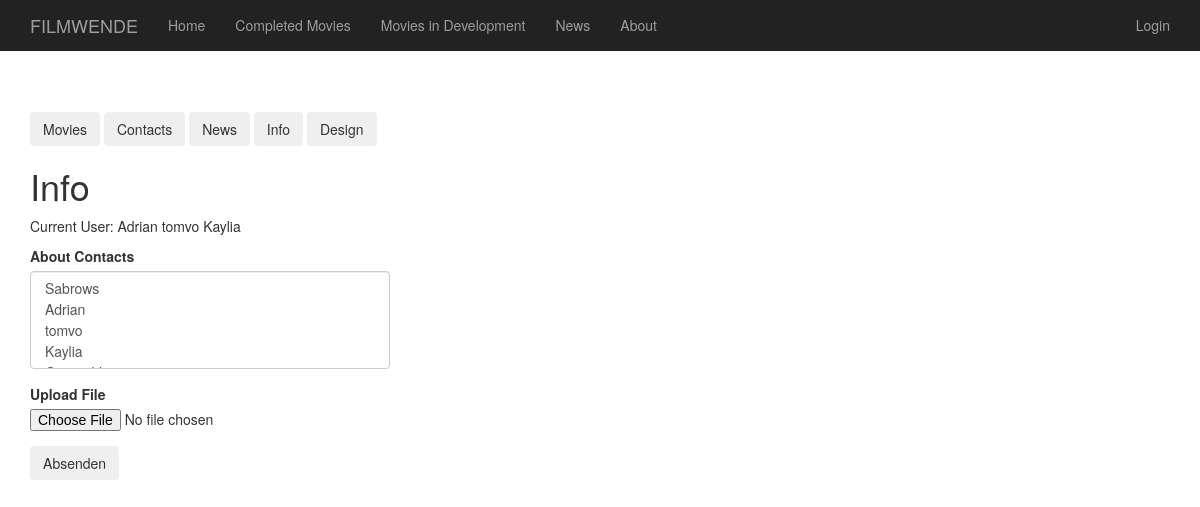
/dashboard_info, run on an earlier commit of the app's database.
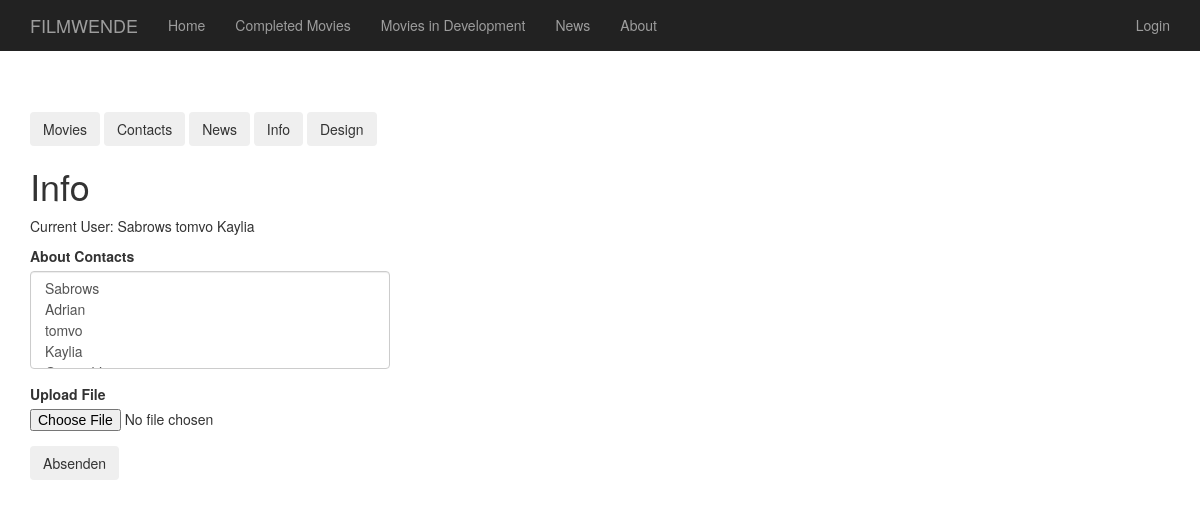
And on a later commit of the database.
### app/models.py (models this page shows, shortened)
class User(UserMixin, db.Model):
    id = db.Column(db.Integer, primary_key=True)
    username = db.Column(db.String(64), index=True, unique=True)
    email = db.Column(db.String(120), index=True, unique=True)
    password_hash = db.Column(db.String(128))
    posts = db.relationship('Post', backref='author', lazy='dynamic')
    isInAbout = db.Column(db.Integer)
    def get_about():
        users = []
        for user in User.query.filter(User.isInAbout == 1).all():
            usern_arr = user.username.split()
            if str(usern_arr[0]) != "General":
                user_obj = {
                    "username" : user.username,
                    "email" : user.email
                }
                users.append(user_obj)
        return users

### app/routes.py (the view, shortened to what this page needs)
@app.route('/dashboard_info',  methods=['GET', 'POST'])
def dashboard_info():
    about_users = User.get_about()
    form = AboutContactForm()
    form.about_contacts.choices = [(user.id, user.username) for user in User.query.all()]
    return render_template('dashboard_info.html',form=form, about_users=about_users)

### app/forms.py
class AboutContactForm(FlaskForm):
    about_contacts = SelectMultipleField(choices=[], coerce=int)
    upload_file = FileField()

### app/templates/dashboard_info.html
{% extends "base2.html" %}
{% import 'bootstrap/wtf.html' as wtf %}
{% block content %}
<div class="container">
  <div class="col"><hr></div>
  {% include '_dashboard.html' %}
  <h1>Info</h1>
  <p>Current User:
  {% if about_users | length > 0 %}
    {%for user in about_users%}
      {{user.username}}
    {%endfor%}
  {%else%}
    <i>No user yet.</i>
  {%endif%}
  </p>
  <form method="POST" enctype="multipart/form-data" action="" >
    <div class = "row">
      <div class = "col-md-4">
        <d1>
          {{ wtf.quick_form(form) }}
          <input type="submit" class="btn btn-outline-primary" value="Absenden">
        </d1>
      </div>
    </div>
  </form>
</div>
{%endblock%}

What changed in the data, as far as the page shows it:
no longer on this page (row edited): User: username "Adrian"
now on this page (row edited): User: username "Sabrows"
